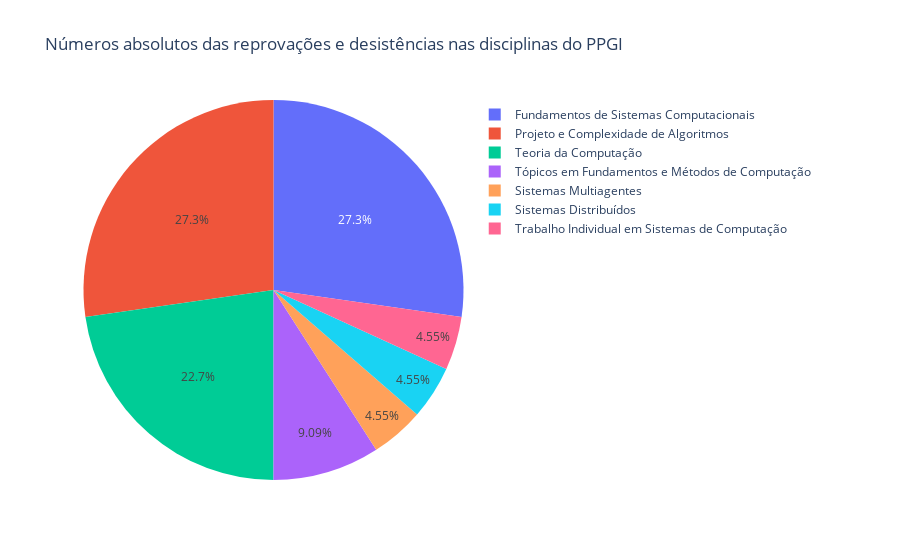

Source (notebook cell):
### Markdown cell above
## Análise das matrículas resultantes em reprovações e desistências

### Code cell
mi = df['Menção'] == "MI"

ii = df['Menção'] == "II"

sr = df['Menção'] == "SR"

dfrep = df[mi | ii | sr ]

fig = px.pie(dfrep, names='Disciplina', title='Números absolutos das reprovações e desistências nas disciplinas do PPGI')
fig.show()

### Figure 1 — Plotly figure (JSON) as saved in the notebook; plotly's stock layout.template omitted (floating-point values rounded to 4 significant figures)
{"data": [{"domain": {"x": [0, 1], "y": [0, 1]}, "hovertemplate": "Disciplina=%{label}<extra></extra>", "labels": ["Fundamentos de Sistemas Computacionais                                ", "Teoria da Computação                                                  ", "Fundamentos de Sistemas Computacionais                                ", "Tópicos em Fundamentos e Métodos de Computação                        ", "Projeto e Complexidade de Algoritmos                                  ", "Sistemas Multiagentes                                                 ", "Teoria da Computação                                                  ", "Fundamentos de Sistemas Computacionais                                ", "Tópicos em Fundamentos e Métodos de Computação                        ", "Fundamentos de Sistemas Computacionais                                ", "Projeto e Complexidade de Algoritmos                                  ", "Projeto e Complexidade de Algoritmos                                  ", "Fundamentos de Sistemas Computacionais                                ", "Projeto e Complexidade de Algoritmos                                  ", "Projeto e Complexidade de Algoritmos                                  ", "Sistemas Distribuídos                                                 ", "Trabalho Individual em Sistemas de Computação                         ", "Teoria da Computação                                                  ", "Teoria da Computação                                                  ", "Projeto e Complexidade de Algoritmos                                  ", "Fundamentos de Sistemas Computacionais                                ", "Teoria da Computação                                                  "], "legendgroup": "", "name": "", "showlegend": true, "type": "pie"}], "layout": {"legend": {"tracegroupgap": 0}, "title": {"text": "Números absolutos das reprovações e desistências nas disciplinas do PPGI"}}}
